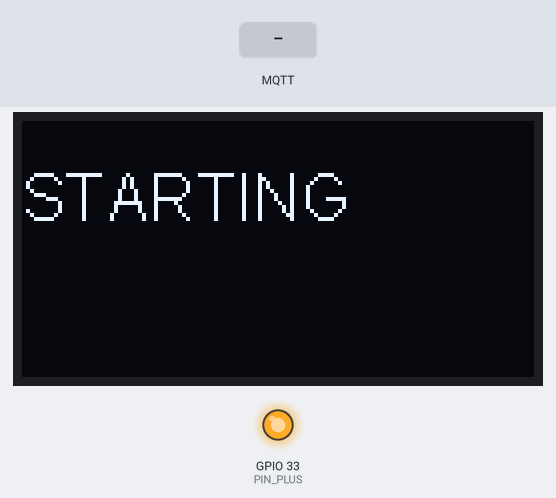
The sketch below on a simulated ESP32. Parts: 128×64 one-colour display, output pins drawn as LEDs (lit = HIGH). The test bench sets the inputs (shaded band). WiFi joins after 1.5 s; servers stay silent unless stated; random numbers use the default seed unless the sketch sets one; no MQTT or app messages arrive unless stated; what the sketch prints to the serial monitor is not drawn.

Above: at 4.0 s.
4.1 s: MQTT message "1" arrives on the first subscribed topic
At 4.5 s:
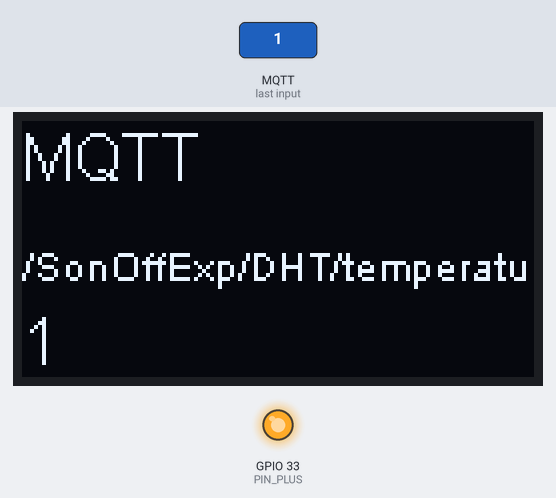
5.6 s: MQTT message "on" arrives on the first subscribed topic
At 6.8 s:
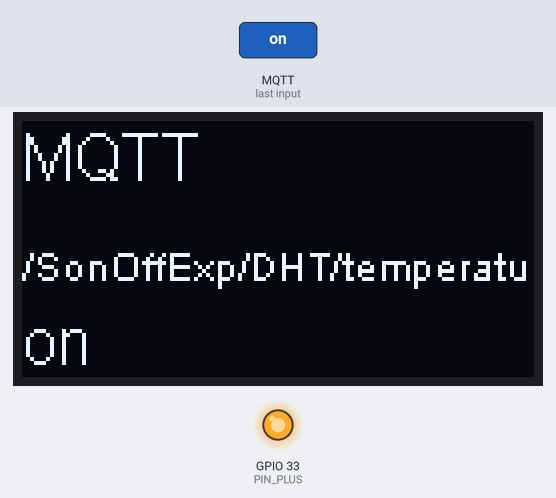
7.1 s: MQTT message "off" arrives on the first subscribed topic
At 8.0 s:
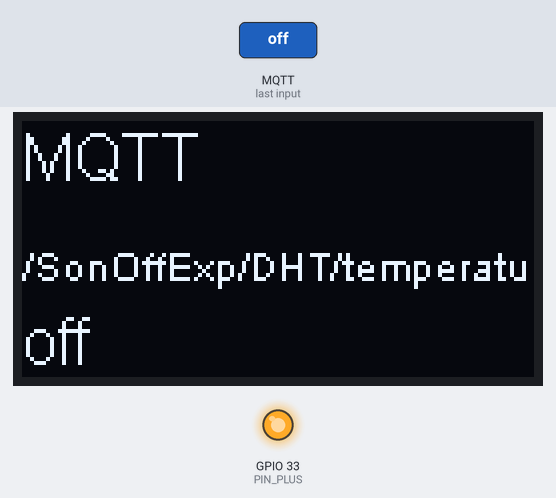
Timing chart, 0 to 10.1 s (numbered marks = the images above; inputs shaded):
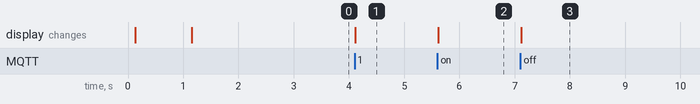

Measured:
- after the input at 4.1 s, the display: changes at once (image 1)
- after the input at 5.6 s, the display: changes at once (image 2)
- after the input at 7.1 s, the display: changes at once (image 3)

The sketch:

mqtt-triple-display.ino
```cpp
// affichage de 3 topics différents

#include <WiFi.h>
#include <PubSubClient.h>


// Update these with values suitable for your network.
const char* ssid = "xxx";
const char* password = "xxx";
const char* mqtt_server = "192.168.1.90";
#define mqtt_port 1883
#define MQTT_USER ""
#define MQTT_PASSWORD ""
#define MQTT_SERIAL_PUBLISH_CH "/ESP32/test"
#define MQTT_SERIAL_RECEIVER_CH1 "/SonOffExp/DHT/temperature"
#define MQTT_SERIAL_RECEIVER_CH2 "/Cave_36/bmp/Temperature"
#define MQTT_SERIAL_RECEIVER_CH3 "/Cave_36/bmp/Pressure"


WiFiClient wifiClient1,wifiClient2,wifiClient3;

PubSubClient client1(wifiClient1);
PubSubClient client2(wifiClient2);
PubSubClient client3(wifiClient3);

//-------------------------------- OLED------------------------------
#include "SSD1306Wire.h" // legacy include: `#include "SSD1306.h"
#define PIN_GND 32
#define PIN_PLUS 33
#define SCL   25
#define SDA   26

SSD1306Wire display(0x3c, SDA, SCL);//initialisation écran

//initialise le buffer
void initDisplay(void) {
 // Initialise the buffer
 display.setLogBuffer(5, 30);
 display.drawLogBuffer(64, 20);
 display.setFont(ArialMT_Plain_16);
 display.display();
 delay(500);
}
// initialise le buffer avec les parametres choisis
//parametre: String text, int x, int y, int size
//renvoie: rien
void printBuffer(String text, int x, int y, int size){
 switch (size) {
 case 10:
 display.setFont(ArialMT_Plain_10);
 break;
 case 16:
 display.setFont(ArialMT_Plain_16);
 break;
 case 24:
 display.setFont(ArialMT_Plain_24);
 break;
 }
 display.drawString(x, y, text);
}
void init_oled(){
  pinMode(PIN_PLUS, OUTPUT);      // sets the digital pin as output
  pinMode(PIN_GND, OUTPUT);
  digitalWrite(PIN_PLUS, HIGH);
  digitalWrite(PIN_GND, LOW);
      Serial.print("init_oled ");
  delay(100);
   display.init();
 display.flipScreenVertically();
 display.setContrast(255);
 initDisplay();
 initDisplay();
 display.clear();
 printBuffer("STARTING",0, 10, 16);
 display.display();
}
//------------------------
void setup_wifi() {
    delay(10);
    // We start by connecting to a WiFi network
    Serial.println();
    Serial.print("Connecting to ");
    Serial.println(ssid);
    WiFi.begin(ssid, password);
    while (WiFi.status() != WL_CONNECTED) {
      delay(500);
      Serial.print(".");
    }
    randomSeed(micros());
    Serial.println("");
    Serial.println("WiFi connected");
    Serial.println("IP address: ");
    Serial.println(WiFi.localIP());
}

void reconnect() {
  // Loop until we're reconnected
  while (!client1.connected()) {
    Serial.print("Attempting MQTT connection...");
    // Create a random client ID
    String clientId = "ESP32Client-";
    clientId += String(random(0xffff), HEX);
    // Attempt to connect
    if (client1.connect(clientId.c_str(),MQTT_USER,MQTT_PASSWORD)) {
      Serial.println("connected");
      client1.subscribe(MQTT_SERIAL_RECEIVER_CH1);
    } else {
      Serial.print("failed, rc=");
      Serial.print(client1.state());
      Serial.println(" try again in 5 seconds");
      // Wait 5 seconds before retrying
      delay(5000);
    }
  }
    while (!client2.connected()) {
    Serial.print("Attempting MQTT 2 connection...");
    // Create a random client ID
    String clientId = "ESP32Client-";
    clientId += String(random(0xffff), HEX);
    // Attempt to connect
    if (client2.connect(clientId.c_str(),MQTT_USER,MQTT_PASSWORD)) {
      Serial.println("connected");
      client2.subscribe(MQTT_SERIAL_RECEIVER_CH2);
    } else {
      Serial.print("failed, rc=");
      Serial.print(client1.state());
      Serial.println(" try again in 5 seconds");
      // Wait 5 seconds before retrying
      delay(5000);
    }
  }
   while (!client3.connected()) {
    Serial.print("Attempting MQTT 3 connection...");
    // Create a random client ID
    String clientId = "ESP32Client-";
    clientId += String(random(0xffff), HEX);
    // Attempt to connect
    if (client3.connect(clientId.c_str(),MQTT_USER,MQTT_PASSWORD)) {
      Serial.println("connected");
      client3.subscribe(MQTT_SERIAL_RECEIVER_CH3);
    } else {
      Serial.print("failed, rc=");
      Serial.print(client1.state());
      Serial.println(" try again in 5 seconds");
      // Wait 5 seconds before retrying
      delay(5000);
    }
  }
}

void callback(char* topic, byte *payload, unsigned int length) {
      char tempString[50];
    Serial.println("-------new message from broker-----");
    Serial.print("channel:");
    Serial.println(topic);
    Serial.print("data:");
    Serial.write(payload, length);
    for(int i=0;i< length; i++){
      tempString[i]=payload[i];
    }
//     display.clear();
 printBuffer("MQTT",0, 0, 16);
    tempString[length]=0;
    printBuffer(topic,0, 30, 10);
   printBuffer(tempString,0, 46, 16);
  display.display();
    Serial.println();
}
void setup() {
  Serial.begin(115200);
    init_oled();
  Serial.setTimeout(500);// Set time out for
  setup_wifi();
  client1.setServer(mqtt_server, mqtt_port);
  client1.setCallback(callback);
    client2.setServer(mqtt_server, mqtt_port);
  client2.setCallback(callback);
      client3.setServer(mqtt_server, mqtt_port);
  client3.setCallback(callback);
  reconnect();
}

void publishSerialData(char *serialData){
  if (!client1.connected()) {
    reconnect();
  }
  client1.publish(MQTT_SERIAL_PUBLISH_CH, serialData);
}
void loop() {
   display.clear();
   client1.loop();
   client2.loop();
      client3.loop();
     reconnect();
 }
```
